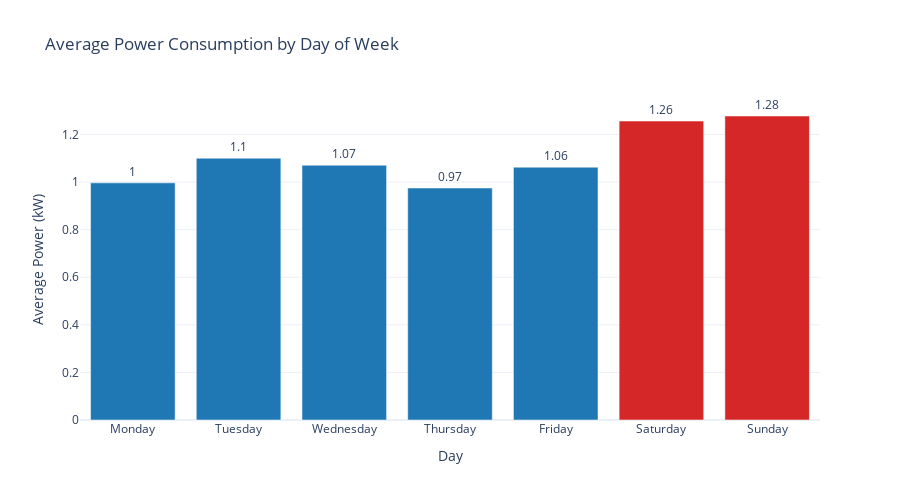

The notebook cell saved with this chart:
### Markdown cell above
## VISUALIZATION 3: WEEKLY PATTERNS

### Code cell
df_hourly['day_of_week'] = df_hourly.index.dayofweek
df_hourly['day_name'] = df_hourly.index.day_name()

weekly_pattern = df_hourly.groupby('day_name')['Global_active_power'].mean()
# Reorder to start with Monday
day_order = ['Monday', 'Tuesday', 'Wednesday', 'Thursday', 'Friday', 'Saturday', 'Sunday']
weekly_pattern = weekly_pattern.reindex(day_order)

fig = go.Figure()

fig.add_trace(go.Bar(
    x=weekly_pattern.index,
    y=weekly_pattern.values,
    marker_color=['#d62728' if day in ['Saturday', 'Sunday'] else '#1f77b4' 
                  for day in weekly_pattern.index],
    text=weekly_pattern.values.round(2),
    textposition='outside'
))

fig.update_layout(
    title='Average Power Consumption by Day of Week',
    xaxis_title='Day',
    yaxis_title='Average Power (kW)',
    height=500
)

fig.show()

print(f"\n WEEKLY PATTERN:")
print(f"Weekday avg: {weekly_pattern[:'Friday'].mean():.2f} kW")
print(f"Weekend avg: {weekly_pattern['Saturday':].mean():.2f} kW")

### Figure 1 — Plotly figure (JSON) as saved in the notebook; plotly's stock layout.template omitted (floating-point values rounded to 4 significant figures)
{"data": [{"marker": {"color": ["#1f77b4", "#1f77b4", "#1f77b4", "#1f77b4", "#1f77b4", "#d62728", "#d62728"]}, "text": [1, 1.1, 1.07, 0.97, 1.06, 1.26, 1.28], "textposition": "outside", "type": "bar", "x": ["Monday", "Tuesday", "Wednesday", "Thursday", "Friday", "Saturday", "Sunday"], "y": [0.9967, 1.1, 1.071, 0.975, 1.063, 1.256, 1.278]}], "layout": {"height": 500, "title": {"text": "Average Power Consumption by Day of Week"}, "xaxis": {"title": {"text": "Day"}}, "yaxis": {"title": {"text": "Average Power (kW)"}}}}
